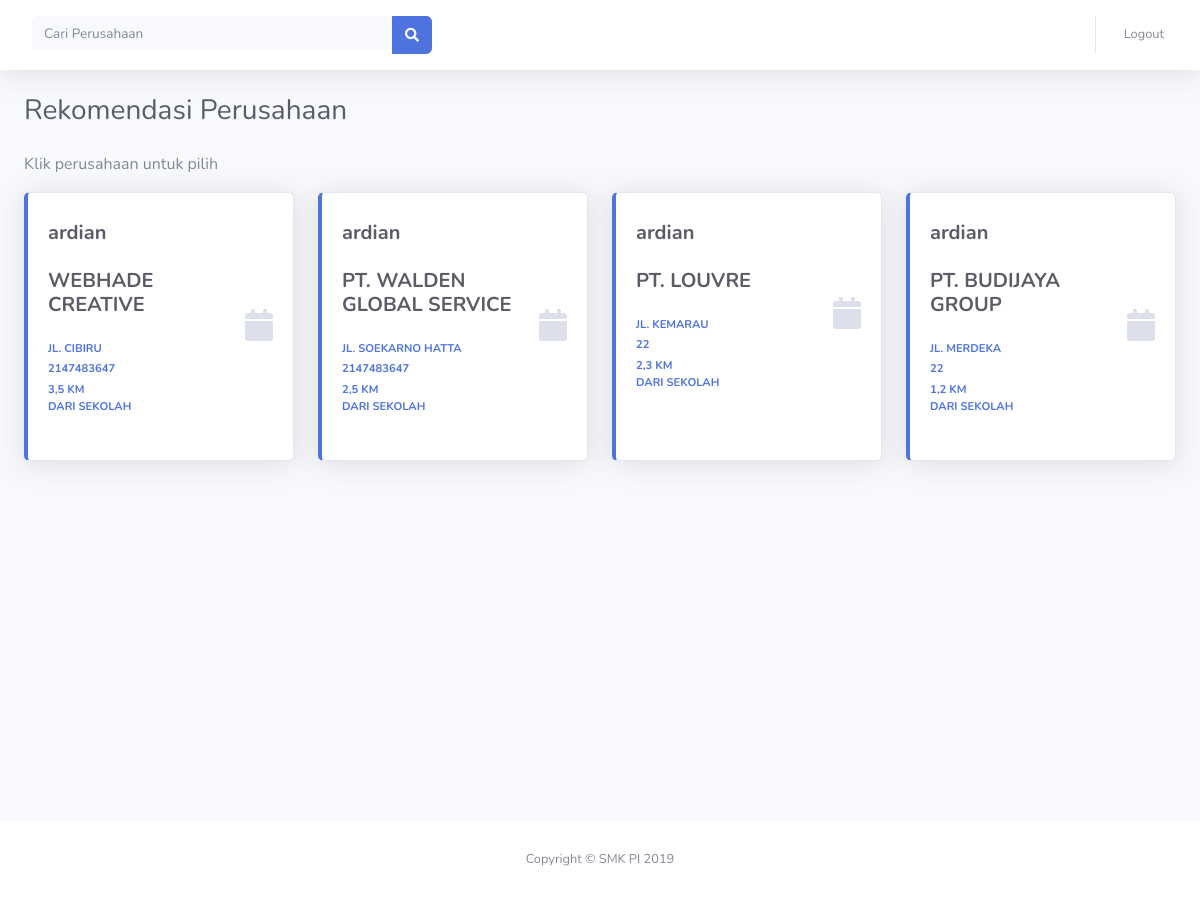
The app's page /siswa/index.php (signed in) with its own data.
### tables this page shows
CREATE TABLE `tambah_siswa` (
  `id` int(11) NOT NULL,
  `nama` varchar(255) NOT NULL,
  `alamat` varchar(255) NOT NULL,
  `notelp` int(255) NOT NULL,
  `email` varchar(255) NOT NULL,
  `jarak` varchar(255) NOT NULL,
  `deskripsi` text NOT NULL
);

### siswa/index.php (the view, shortened to what this page needs)
<!DOCTYPE html>
<html lang="en">
<head>
  <link href="vendor/fontawesome-free/css/all.min.css" rel="stylesheet" type="text/css">
  <link href="css/sb-admin-2.min.css" rel="stylesheet">
</head>
<body id="page-top">
  <div id="wrapper">
    <div id="content-wrapper" class="d-flex flex-column">
      <div id="content">
        <nav class="navbar navbar-expand navbar-light bg-white topbar mb-4 static-top shadow">
          <form class="d-none d-sm-inline-block form-inline mr-auto ml-md-3 my-2 my-md-0 mw-100 navbar-search">
            <div class="input-group">
              <input type="text" class="form-control bg-light border-0 small" placeholder="Cari Perusahaan" aria-label="Search" aria-describedby="basic-addon2">
              <div class="input-group-append">
                <button class="btn btn-primary" type="button">
                  <i class="fas fa-search fa-sm"></i>
                </button>
              </div>
            </div>
          </form>
          <ul class="navbar-nav ml-auto">
        <ul class="navbar-nav ml-auto">
<li class="nav-item dropdown no-arrow">
  <a class="nav-link dropdown-toggle" href="../logout.php" id="userDropdown" role="button" data-toggle="dropdown" aria-haspopup="true" aria-expanded="false">
    <span class="mr-2 d-none d-lg-inline text-gray-600 small">Logout</span>
  </a>
</li>
</ul>
</nav>
        <div class="container-fluid">
          <div class="d-sm-flex align-items-center justify-content-between mb-4">
			<h1 class="h3 mb-0 text-gray-800">Rekomendasi Perusahaan</h1>
		  </div>
		  <p>Klik perusahaan untuk pilih</p>
      <div class="row">
		  <?php
      include "../koneksi.php";
		  $sql="select * from tambah_siswa";
		  $query= mysqli_query($db_conn,$sql);
		  while($data = mysqli_fetch_array($query)){
			echo"
            <a href='detail.php?id=$data[id]' class='col-xl-3 col-md-6 mb-4'>
              <div class='card border-left-primary shadow h-100 py-2'>
                <div class='card-body'>
				  <div class='row no-gutters align-items-center'>
					<div class='col mr-2'>
					  <div class='h5 mb-0 font-weight-bold text-gray-800'>$_SESSION[username]</div><br>
                      <div class='h5 mb-0 font-weight-bold text-gray-800'>$data[nama]</div><br>
					  <div class='text-xs font-weight-bold text-primary text-uppercase mb-1'>$data[alamat]</div>
					  <div class='text-xs font-weight-bold text-primary text-uppercase mb-1'>$data[notelp]</div>
					  <div class='text-xs font-weight-bold text-primary text-uppercase mb-1'>$data[jarak]<p> dari sekolah</p></div>
                    </div>
                    <div class='col-auto'>
                      <i class='fas fa-calendar fa-2x text-gray-300'></i>
					</div>
                  </div>
                </div>
              </div>
			</a>
			";
		}
			?>
		</div>
			</div>
			<br>
			<br>
			<br>
			<br>
			<br>
			<br>
			<br>
			<br>
			<br>
			<br>
			<br>
			<br>
			<br>
			<br>
      </div>
      <footer class="sticky-footer bg-white">
        <div class="container my-auto">
          <div class="copyright text-center my-auto">
            <span>Copyright &copy; SMK PI 2019</span>
          </div>
        </div>
      </footer>
    </div>
  </div>
</body>
</html>

### records on screen
tambah_siswa: nama "WEBHADE CREATIVE", alamat "JL. CIBIRU", notelp "2147483647", jarak "3,5 KM"
tambah_siswa: nama "PT. WALDEN GLOBAL SERVICE", alamat "JL. SOEKARNO HATTA", notelp "2147483647", jarak "2,5 KM"
tambah_siswa: nama "PT. LOUVRE", alamat "JL. KEMARAU", notelp "22", jarak "2,3 KM"
tambah_siswa: nama "PT. BUDIJAYA GROUP", alamat "JL. MERDEKA", notelp "22", jarak "1,2 KM"
